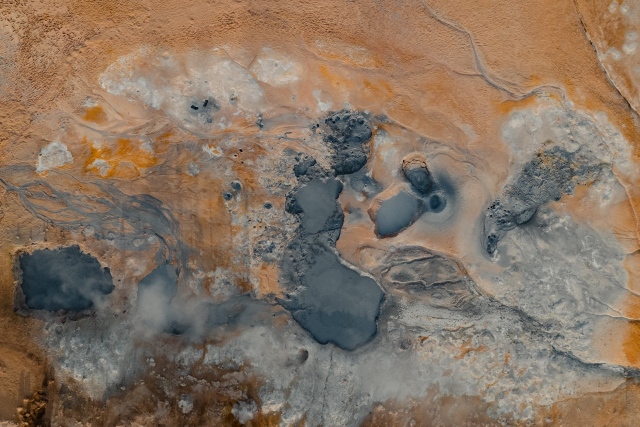
#> input picture og_img.jpeg, 1280 x 853 px (shown at 1/2 size)
$ jupyter execute '2. Rheometric Shapes.ipynb'   (shell and % lines are left out)
#> lines starting #> are read from the running program, lines starting #| are printed output that depends on the picture
<a href="https://colab.research.google.com/github/rbansal42/computer-vision/blob/main/2.%20Rheometric%20Shapes.ipynb" target="_parent"></a>

[cell 1]
# Installing Dependencies

# from google.colab.patches import cv2_imshow

[cell 2]
# Importing required packages

import cv2
print("Successfully imported")

[cell 3]
# Reading image

OG_img = cv2.imread("og_img.jpeg")
#> OG_img is the input picture: shape (853, 1280, 3); mean B, G, R 99, 115.8, 134.1
print("Image read successfully")

# Viewing imported image
print("Rendering Image")
cv2.imshow("img", OG_img)
cv2.waitKey(0)
cv2.destroyAllWindows()
cv2.waitKey(1)

[cell 4]
# Converting image to grayscale
gray_image = cv2.cvtColor(OG_img, cv2.COLOR_BGR2GRAY)
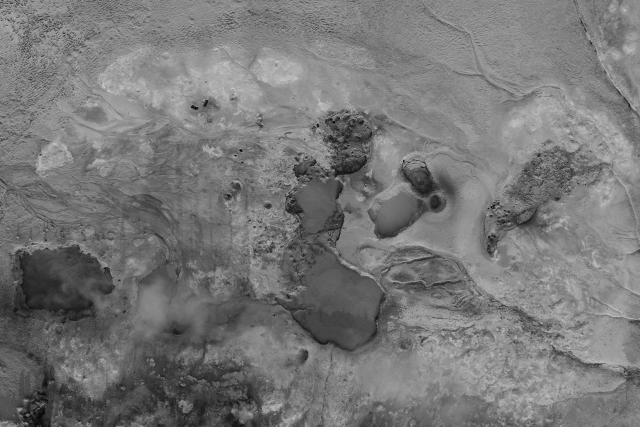
#> gray_image: shape (853, 1280) (shown at 1/2 size); min 0, max 211, mean 119.4
print("Converted Successfully")

# Saving grayscale image
# cv2.imwrite("gray_img.jpg", gray_image)
# print("Saved Successfully")

# Viewing grayscale image
print("Rendering Image")
cv2.imshow("img", gray_image)
cv2.waitKey(0)
cv2.destroyAllWindows()
cv2.waitKey(1)

[cell 5]
#drawing a line on the image

lined_img = cv2.line(OG_img, (0,0), (255,255), (0,0,255), 5) #(srcImg, start, end, color, thickness)
print("Line Drawn Successfully")


cv2.imshow("img", lined_img)
cv2.waitKey(0)
cv2.destroyAllWindows()
cv2.waitKey(1)

[cell 6]
# drawing an arrow line on the img

arrowed_line = cv2.arrowedLine(OG_img, (0,255), (255,255), (255,0,0), 6)
cv2.imshow("img", arrowed_line)
cv2.waitKey(0)
cv2.destroyAllWindows()
cv2.waitKey(1)

[cell 7]
#rectangle
rectangle_img = cv2.rectangle(OG_img, (384,0), (510,128), (0,255,0), 1)
cv2.imshow("img", rectangle_img)
cv2.waitKey(0)
cv2.destroyAllWindows()
cv2.waitKey(1)

[cell 8]
#circle
circle_img = cv2.circle(OG_img,(447,63),63,(0,255,0), -1)
cv2.imshow("img", circle_img)
cv2.waitKey(0)
cv2.destroyAllWindows()
cv2.waitKey(1)

[cell 9]
#text on the image
font = cv2.FONT_HERSHEY_COMPLEX
text_img = cv2.putText(OG_img,'Sushant',(10,50),font,4,(255,255,0),10,cv2.LINE_AA)
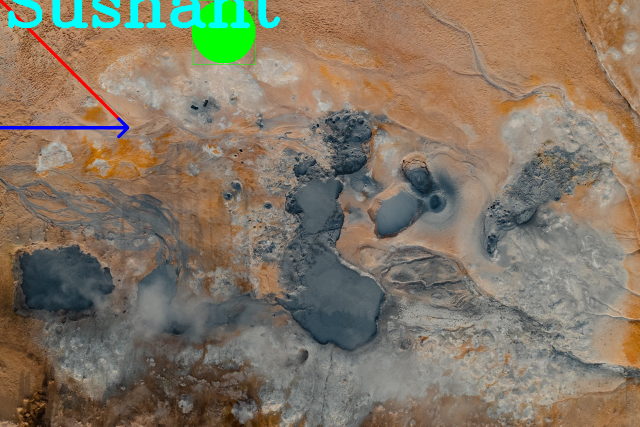
#> text_img: shape (853, 1280, 3) (shown at 1/2 size); mean B, G, R 100.5, 118.3, 130.2
#10,50 is the location
#4 is the font size
#255,255,0 is color
#10 is the font thickness


cv2.imshow("img", text_img)
cv2.waitKey(0)
cv2.destroyAllWindows()
cv2.waitKey(1)
